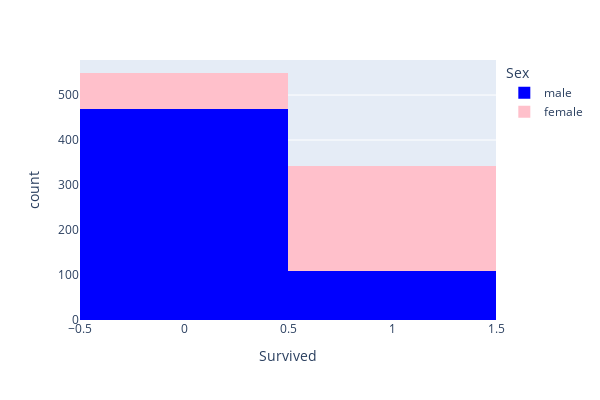

Notebook source saved alongside this figure:
### Code cell
fig = px.histogram(df_train, x='Survived', color_discrete_map= {'male':'blue', 'female':'pink'}, color='Sex', width=600, height=400)
fig.show()

### Figure 1 — Plotly figure (JSON) as saved in the notebook; plotly's stock layout.template omitted (floating-point values rounded to 4 significant figures; data arrays with more than 128 entries replaced by an {"elided": "..."} marker saying what was removed)
{"data": [{"alignmentgroup": "True", "bingroup": "x", "hovertemplate": "Sex=male<br>Survived=%{x}<br>count=%{y}<extra></extra>", "legendgroup": "male", "marker": {"color": "blue", "pattern": {"shape": ""}}, "name": "male", "offsetgroup": "male", "orientation": "v", "showlegend": true, "type": "histogram", "x": {"elided": "577 int values"}, "xaxis": "x", "yaxis": "y"}, {"alignmentgroup": "True", "bingroup": "x", "hovertemplate": "Sex=female<br>Survived=%{x}<br>count=%{y}<extra></extra>", "legendgroup": "female", "marker": {"color": "pink", "pattern": {"shape": ""}}, "name": "female", "offsetgroup": "female", "orientation": "v", "showlegend": true, "type": "histogram", "x": {"elided": "314 int values"}, "xaxis": "x", "yaxis": "y"}], "layout": {"barmode": "relative", "height": 400, "legend": {"title": {"text": "Sex"}, "tracegroupgap": 0}, "margin": {"t": 60}, "width": 600, "xaxis": {"anchor": "y", "domain": [0, 1], "title": {"text": "Survived"}}, "yaxis": {"anchor": "x", "domain": [0, 1], "title": {"text": "count"}}}}
